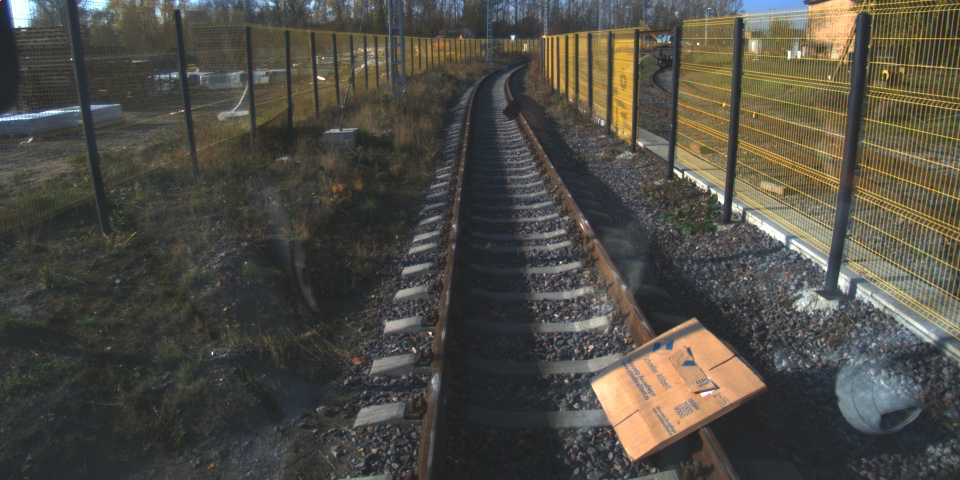
#> input picture data/depth_map/images/00_left.bmp, 960 x 480 px; its folder holds 4 pictures in this run
$ jupyter execute --allow-errors depth_map.ipynb   (shell and % lines are left out)   (older library calls are emulated)
#> lines starting #> are read from the running program, lines starting #| are printed output that depends on the picture; pictures that were not available may be replaced by others from this repository, and a replacement may not be noted
# Построение карты глубин с помощью opencv SGBM

Данный практикум демонстрирует работу алгоритма построения плотной карты глубин.
Исходными данными являются съемки со стереокамеры, установленной на трамвае (`data/images`).

Калибровка проведена и ее результаты лежат в `data/calib_matrices`

## Зачитывание входных изображений

[cell 1]
import os
import cv2
import matplotlib.pyplot as plt
import numpy as np


images_dir = '../data/depth_map/images'
os.listdir(images_dir)

[cell 2]
# Отделяет идентификатор камеры от имени файла
def parse_image_name(f):
    parts = f.split('.')
    image_id = '.'.join(parts[:3] + parts[4:-1])
    camera_id = parts[3]
    return (image_id, camera_id)

# Выберем только картинки
image_files = [f for f in os.listdir(images_dir) if os.path.splitext(f) == '.bmp']

# Получим уникальные имена пар картинок
image_ids = ['%02d' % i for i in range(5)]
left_name  = '_left'
right_name = '_righ'

# Зачитаем пары входных изображений
def read_image_pair(i, images_dir):
#> called with i = '00', images_dir = '../data/depth_map/images'
    l_fname = os.path.join(images_dir, i + left_name + '.bmp')
    r_fname = os.path.join(images_dir, i + right_name + '.bmp')
    print(l_fname, r_fname)
    l = cv2.imread(l_fname)
#> l is the input picture: shape (480, 960, 3); mean B, G, R 68.6, 76.4, 78.8
    r = cv2.imread(r_fname)

    # OpenCV зачитывает изображения в формате BGR, переведем иъ в RGB чтобы они
    # нормально отображались pyplot
    l = cv2.cvtColor(l, cv2.COLOR_BGR2RGB)
    r = cv2.cvtColor(r, cv2.COLOR_BGR2RGB)
    return (l, r)

#> (the rest of this cell did not finish here and is left out)

#> call 2 of read_image_pair, with i = '01', images_dir = '../data/depth_map/images'
#| ../data/depth_map/images/01_left.bmp ../data/depth_map/images/01_righ.bmp
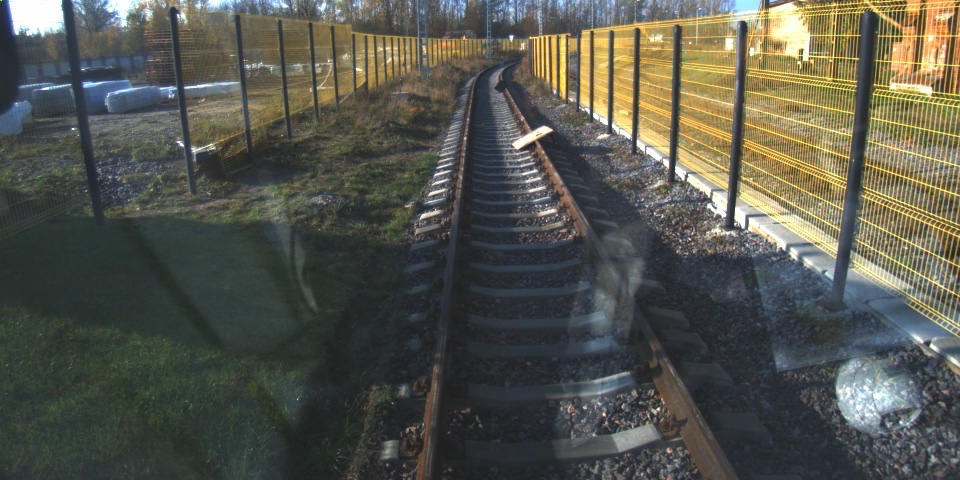
#> input picture data/depth_map/images/01_left.bmp, 960 x 480 px
#> in read_image_pair, l is the input picture: shape (480, 960, 3); mean B, G, R 77.1, 86.5, 85.7
#> call 3 of read_image_pair, with i = '02', images_dir = '../data/depth_map/images'
#| ../data/depth_map/images/02_left.bmp ../data/depth_map/images/02_righ.bmp
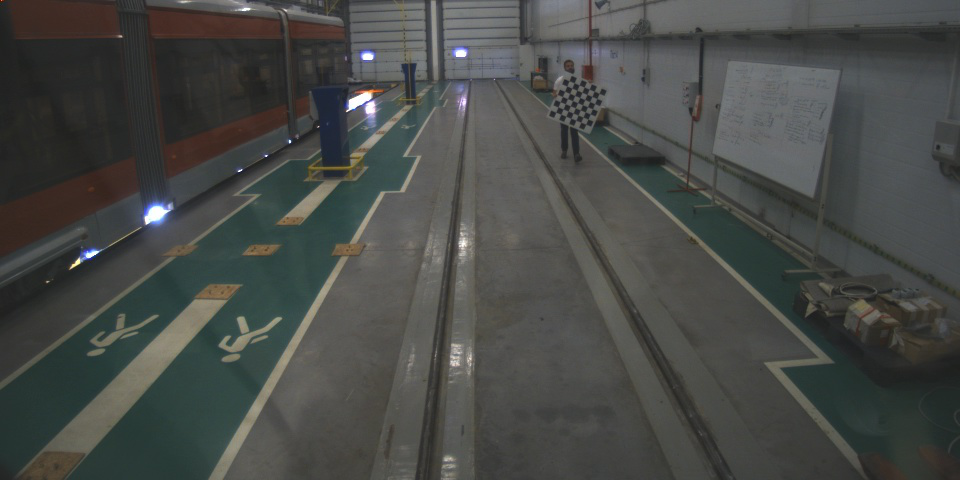
#> input picture data/depth_map/images/02_left.bmp, 960 x 480 px
#> in read_image_pair, l is the input picture: shape (480, 960, 3); mean B, G, R 71.4, 74.2, 71.9
#> call 4 of read_image_pair, with i = '03', images_dir = '../data/depth_map/images'
#| ../data/depth_map/images/03_left.bmp ../data/depth_map/images/03_righ.bmp
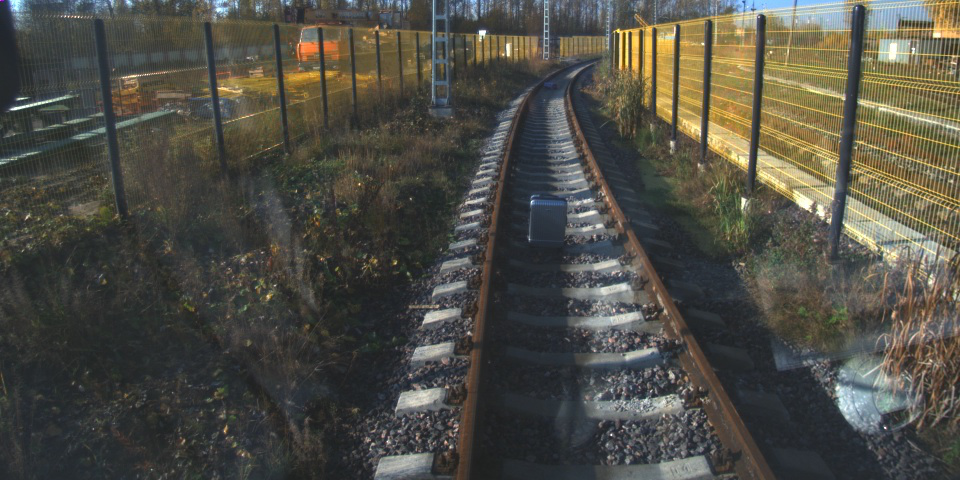
#> input picture data/depth_map/images/03_left.bmp, 960 x 480 px
#> in read_image_pair, l is the input picture: shape (480, 960, 3); mean B, G, R 69.3, 77.7, 79.1

# Отобразим зачитанные пары изображений
def show_image_pairs(image_pairs):
    for l, r in image_pairs:
        plt.figure(figsize=(17,13))
        plt.subplot(121)
        plt.imshow(l)
        plt.subplot(122)
        plt.imshow(r)
        plt.show()

show_image_pairs(image_pairs)
